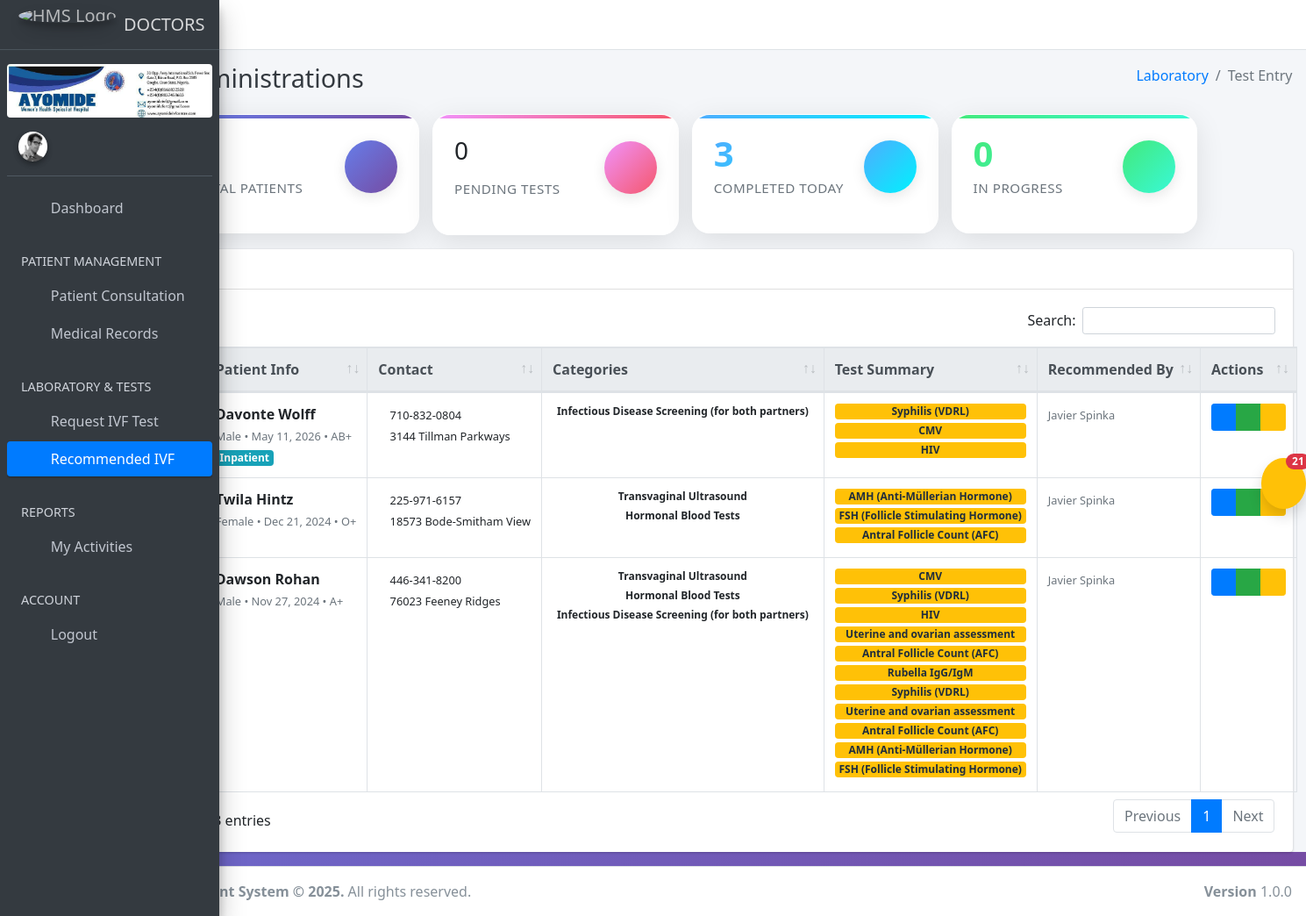
The app's page /d/recomended_tests with its own data.
### hospapp/models.py (models this page shows, shortened)
class Patient(models.Model):
    BLOOD_GROUP_CHOICES = [
        ('A+', 'A+'), ('A-', 'A-'),
        ('B+', 'B+'), ('B-', 'B-'),
        ('AB+', 'AB+'), ('AB-', 'AB-'),
        ('O+', 'O+'), ('O-', 'O-'),
    ]
    STATUS_CHOICES = [
        ('critical', 'Critical'),
        ('recovered', 'Recovered'),
        ('stable', 'Stable'),
    ]
    RELATIONSHIP_CHOICES = [
        ('Spouse', 'Spouse'),
        ('Father', 'Father'),
        ('Mother', 'Mother'),
        ('Son', 'Son'),
        ('Daughter', 'Daughter'),
        ('Brother', 'Brother'),
        ('Sister', 'Sister'),
        ('Guardian', 'Guardian'),
        ('Friend', 'Friend'),
        ('Other', 'Other'),
    ]
    address = models.TextField()
    blood_group = models.CharField(max_length=3, choices=BLOOD_GROUP_CHOICES, default='O+')
    date_of_birth = models.DateField()
    date_registered = models.DateTimeField(auto_now_add=True)
    email = models.EmailField(blank=True, null=True)
    first_time = models.CharField(max_length=20, blank=True)
    full_name = models.CharField(max_length=200)
    gender = models.CharField(max_length=10)
    id_number = models.CharField(max_length=100, blank=True)
    id_type = models.CharField(max_length=20, blank=True)
    marital_status = models.CharField(max_length=20)
    nationality = models.CharField(max_length=50)
    phone = models.CharField(max_length=15)
    photo = models.ImageField(upload_to='patient_photos/', blank=True, null=True)
    state_of_origin = models.CharField(max_length=50, blank=True)
    patient_id = models.CharField(max_length=100, unique=True, editable=False)
    registered_by = models.ForeignKey(User, on_delete=models.SET_NULL, null=True, blank=True, related_name='patients_registered')
    next_of_kin_name = models.CharField(max_length=100)
    next_of_kin_phone = models.CharField(max_length=15)
    next_of_kin_relationship = models.CharField(max_length=20, choices=RELATIONSHIP_CHOICES, blank=True, null=True)
    next_of_kin_email = models.EmailField(blank=True, null=True)
    next_of_kin_address = models.TextField(blank=True, null=True)
    diagnosis = models.TextField(blank=True, null=True)
    is_inpatient = models.BooleanField(default=False)
    medication = models.TextField(blank=True, null=True)
    notes = models.TextField(blank=True, null=True)
    referred_by = models.CharField(max_length=100, blank=True, null=True)
    status = models.CharField(max_length=20, choices=STATUS_CHOICES, default='stable')
    class Meta:
        ordering = ['-date_registered']

class TestCategory(models.Model):
    name = models.CharField(max_length=100, unique=True)
    class Meta:
        verbose_name_plural = "Test Categories"

class LabTest(models.Model):
    STATUS_CHOICES = [
        ('cancelled', 'Cancelled'),
        ('completed', 'Completed'),
        ('in_progress', 'In Progress'),
        ('pending', 'Pending'),
    ]
    test_request_id = models.UUIDField(default=uuid4, editable=False, db_index=True)
    patient = models.ForeignKey(Patient, on_delete=models.CASCADE, related_name='lab_tests')
    category = models.ForeignKey('TestCategory', on_delete=models.CASCADE, related_name='test_category')
    test_name = models.CharField(max_length=100)
    normal_range = models.CharField(max_length=100, blank=True, null=True)
    notes = models.TextField(blank=True, null=True)
    result_value = models.TextField(blank=True, null=True)
    status = models.CharField(max_length=20, choices=STATUS_CHOICES, default='pending')
    testcompleted = models.BooleanField(default=0)
    doctor_comments = models.IntegerField(null=True, blank=True)
    labresulttestid = models.IntegerField(null=True, blank=True)
    date_performed = models.DateTimeField(null=True, blank=True)
    requested_at = models.DateTimeField(auto_now_add=True)
    submitted_on = models.DateField(default=timezone.now)
    time = models.TimeField(auto_now_add=True)
    doctor_name = models.CharField(max_length=100, blank=True)
    performed_by = models.ForeignKey(User, on_delete=models.SET_NULL, blank=True, null=True, related_name='performed_tests')
    recorded_by = models.ForeignKey(User, on_delete=models.SET_NULL, null=True, blank=True, related_name='recorded_tests')
    requested_by = models.ForeignKey(User, on_delete=models.SET_NULL, null=True, blank=True, related_name='requested_tests')
    instructions = models.TextField(blank=True, null=True)
    class Meta:
        ordering = ['-requested_at']

### hospapp/views.py (the view, shortened to what this page needs)
# urls.py: path('d/recomended_tests', views.recomended_tests, name='recomended_tests'),
def recomended_tests(request):
    lab_tests = LabTest.objects.select_related('patient', 'category').order_by('-requested_at')
    total_patients = Patient.objects.count()
    tests_by_status = {
        'pending': lab_tests.filter(status='pending'),
        'completed': lab_tests.filter(status='completed', doctor_comments=0),
        'in_progress': lab_tests.filter(status='in_progress')
    }
    tests_data = []
    for test in lab_tests:
        tests_data.append({
            'test': test,
            'patient': test.patient,
            'category': test.category,
            'status': test.status,
            'requested_at': test.requested_at,
            'date_performed': test.date_performed,
            'requested_by': test.requested_by.get_full_name() if test.requested_by else 'System',
            'performed_by': test.performed_by.get_full_name() if test.performed_by else 'N/A',
            'doctor_comments': test.doctor_comments
        })
    patient_map = {}
    for data in tests_data:
        if data['status'] != 'completed' or (data['doctor_comments'] or 0) != 0:
            continue
        patient_id = data['patient'].id
        if patient_id not in patient_map:
            patient_map[patient_id] = {
                'patient': data['patient'],
                'tests': [],
                'categories': set(),
                'requested_by': data['requested_by']
            }
        patient_map[patient_id]['tests'].append(data['test'])
        if data['category']:
            patient_map[patient_id]['categories'].add(data['category'].name)
    today = timezone.now().date()
    stats = {
        'total_patients':total_patients,
        'total_tests': lab_tests.count(),
        'total_pending_tests': tests_by_status['pending'].count(),
        'total_completed_today': LabTest.objects.filter(status='completed', date_performed__date=today).count(),
        'total_in_progress': tests_by_status['in_progress'].count(),
        'total_categories': TestCategory.objects.count(),
        'unique_patients': Patient.objects.filter(lab_tests__isnull=False).distinct().count(),
    }
    context = {
        "total_patients": total_patients,
        'tests_data': tests_data,
        'test_categories': TestCategory.objects.all(),
        'unique_patients_with_tests': patient_map.values(),  # Only with status='completed' and doctor_comments==0
        'stats': stats,
        'debug_info': {
            'total_tests_fetched': len(tests_data),
            'test_categories_count': TestCategory.objects.count(),
            'pending_tests_count': tests_by_status['pending'].count(),
            'methods_used': [
                'LabTest.objects.select_related(patient, category)',
                'Status == completed and doctor_comments == 0'
            ]
        } if request.user.is_superuser else None
    }
    return render(request, 'doctors/recomended_test.html', context)

### hospapp/templates/doctors/recomended_test.html (shortened to what this page needs)
{% extends "doctors/base.html" %}
{% load static %}
{% block content %}
<section class="content-header">
    <div class="container-fluid">
        <div class="row mb-2">
            <div class="col-sm-6">
                <h1 class="m-0 text-dark">IVF Test Administrations</h1>
            </div>
            <div class="col-sm-6">
                <ol class="breadcrumb float-sm-right">
                    <li class="breadcrumb-item"><a href="">Laboratory</a></li>
                    <li class="breadcrumb-item active">Test Entry</li>
                </ol>
            </div>
        </div>
    </div>
</section>
<section class="content">
        <div class="container-custom">
            <div class="row">
                <div class="col-lg-3 col-md-6 col-12">
                    <div class="stats-card info">
                        <div class="stats-header">
                            <div class="stats-body">
                                <h3 class="stats-number">{{ stats.total_patients }}</h3>
                                <p class="stats-label">Total Patients</p>
                            </div>
                            <div class="stats-icon">
                                <i class="fas fa-users"></i>
                            </div>
                        </div>
                    </div>
                </div>
                <div class="col-lg-3 col-md-6 col-12">
                    <div class="stats-card warning pulse">
                        <div class="stats-header">
                            <div class="stats-body">
                                {%if stats.total_pending_tests%}
                                <h3 class="stats-number">{{ stats.total_pending_tests }}</h3>
                                {%else%}
                                <h3>0</h3>
                                {%endif%}
                                <p class="stats-label">Pending Tests</p>
                            </div>
                            <div class="stats-icon">
                                <i class="fas fa-file-medical"></i>
                            </div>
                        </div>
                    </div>
                </div>
                <div class="col-lg-3 col-md-6 col-12">
                    <div class="stats-card success">
                        <div class="stats-header">
                            <div class="stats-body">
                                {%if stats.total_completed_today%}
                                <h3 class="stats-number">{{ stats.total_completed_today }}</h3>
                                {%else%}
                                <h3>0</h3>
                                {%endif%}
                                <p class="stats-label">Completed Today</p>
                            </div>
                            <div class="stats-icon">
                                <i class="fas fa-check-circle"></i>
                            </div>
                        </div>
                    </div>
                </div>
                <div class="col-lg-3 col-md-6 col-12">
                    <div class="stats-card secondary">
                        <div class="stats-header">
                            <div class="stats-body">
                                {%if stats.total_completed_today%}
                                <h3 class="stats-number">{{ stats.total_in_progress}}</h3>
                                {%else%}
                                <h3>0</h3>
                                {%endif%}
                                <p class="stats-label">In Progress</p>
                            </div>
                            <div class="stats-icon">
                                <i class="fas fa-flask"></i>
                            </div>
                        </div>
                    </div>
                </div>
            </div>
        </div>
</section>
<section class="content">
    <div class="container-fluid">
        <div class="card">
            <div class="card-header">
                <h3 class="card-title">Patient records</h3>
            </div>
            <div class="card-body">
                <table id="example1" class="table table-bordered table-hover text-nowrap mb-0">
                    <thead class="thead-light">
                        <tr>
                            <th>Patient ID</th>
                            <th>Patient Info</th>
                            <th>Contact</th>
                            <th>Categories</th>
                            <th>Test Summary</th>
                            <th>Recommended By</th>
                            <th>Actions</th>
                        </tr>
                    </thead>
                    <tbody>
                        {% for entry in unique_patients_with_tests %}
                        <tr data-patient-name="{{ entry.patient.full_name|lower }}">
                            <td>
                                <span class="badge badge-secondary">{{ entry.patient.patient_id }}</span>
                            </td>
                            <td>
                                <div>
                                    <strong>{{ entry.patient.full_name }}</strong><br>
                                    <small class="text-muted">
                                        {{ entry.patient.gender }} •
                                        {{ entry.patient.date_of_birth|date:"M d, Y" }} •
                                        {{ entry.patient.blood_group|default:"N/A" }}
                                    </small>
                                    {% if entry.patient.is_inpatient %}
                                    <br><span class="badge badge-info">Inpatient</span>
                                    {% endif %}
                                </div>
                            </td>
                            <td>
                                <small>
                                    <i class="fas fa-phone"></i> {{ entry.patient.phone|default:"N/A" }}<br>
                                    <i class="fas fa-map-marker-alt"></i> {{ entry.patient.address|truncatechars:30|default:"N/A" }}
                                </small>
                            </td>
                            <td>
                                {% for category in entry.categories %}
                                <div class="d-flex flex-column">
                                    <span class="badge badge-outline mb-1">{{ category }}</span>
                                    {% endfor %}
                                </div>
                            </td>
                            <td>
                                {% for test in entry.tests %}
                                <div class="d-flex flex-column">
                                    <span class="badge badge-warning mb-1">{{ test.test_name }}</span>
                                </div>
                                {% endfor %}
                            </td>
                            <td>
                                <small class="text-muted">{{ entry.requested_by }}</small>
                            </td>
                            <td>
                                <div class="btn-group btn-group-sm" role="group">
                                    <a href="{% url 'test_results' entry.patient.id %}" class="btn btn-primary" title="View test details">
                                        <i class="fas fa-eye"></i>
                                    </a>
                                    <button class="btn btn-success create-test"
                                            data-patient-id="{{ entry.patient.id }}"
                                            data-patient-name="{{ entry.patient.full_name }}"
                                            title="Create New Test">
                                        <i class="fas fa-plus"></i>
                                    </button>
                                    <button class="btn btn-warning complete-test-direct"
                                            data-test-id="{{ test.id }}"
                                            data-test-name="{{ test.test_name }}"
                                            data-patient-name="{{ entry.patient.full_name }}"
                                            title="Complete Test">
                                        <i class="fas fa-check"></i>
                                    </button>
                                </div>
                            </td>
                        </tr>
                        {% endfor %}
                    </tbody>
                </table>
            </div>
        </div>
    </div>
</section>
{% endblock %}

### records on screen
Patient: patient.full_name "Davonte Wolff", patient.gender "Male", patient.date_of_birth "May 11, 2026", patient.blood_group "AB+", is_inpatient "Inpatient", patient.phone "710-832-0804", patient.address "3144 Tillman Parkways", requested_by "Javier Spinka"
TestCategory: categories "Infectious Disease Screening (for both partners)" "Infectious Disease Screening (for both partners)"
LabTest: test_name "Syphilis (VDRL)"
LabTest: test_name "CMV"
LabTest: test_name "HIV"
Patient: patient.full_name "Twila Hintz", patient.gender "Female", patient.date_of_birth "Dec 21, 2024", patient.blood_group "O+", patient.phone "225-971-6157", patient.address "18573 Bode-Smitham View", requested_by "Javier Spinka"
TestCategory: categories "Transvaginal Ultrasound" "Transvaginal Ultrasound"
TestCategory: categories "Hormonal Blood Tests" "Hormonal Blood Tests"
LabTest: test_name "AMH (Anti-Müllerian Hormone)"
LabTest: test_name "FSH (Follicle Stimulating Hormone)"
LabTest: test_name "Antral Follicle Count (AFC)"
Patient: patient.full_name "Dawson Rohan", patient.gender "Male", patient.date_of_birth "Nov 27, 2024", patient.blood_group "A+", patient.phone "446-341-8200", patient.address "76023 Feeney Ridges", requested_by "Javier Spinka"
LabTest: test_name "CMV"
LabTest: test_name "Syphilis (VDRL)"
LabTest: test_name "HIV"
LabTest: test_name "Uterine and ovarian assessment"
LabTest: test_name "Antral Follicle Count (AFC)"
LabTest: test_name "Rubella IgG/IgM"
LabTest: test_name "Syphilis (VDRL)"
LabTest: test_name "Uterine and ovarian assessment"
LabTest: test_name "Antral Follicle Count (AFC)"
LabTest: test_name "AMH (Anti-Müllerian Hormone)"
LabTest: test_name "FSH (Follicle Stimulating Hormone)"

### other values on screen
{{ stats.total_completed_today }} "3"
{{ stats.total_in_progress }} "0"
